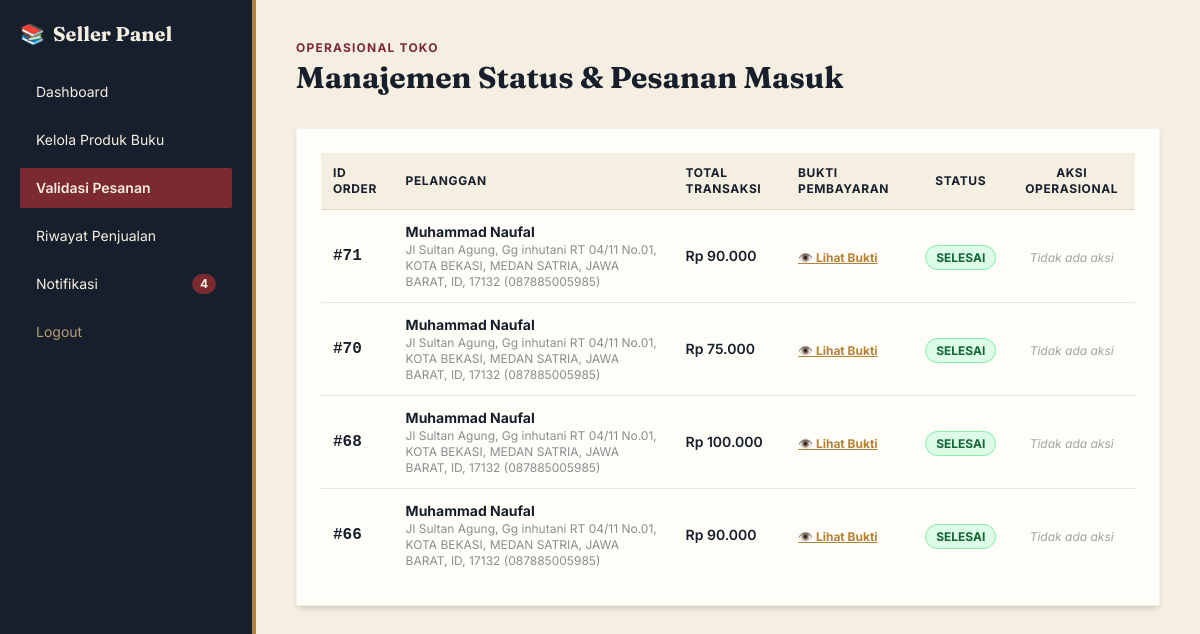
The page /seller/validasi_penjual.php (signed in) on the database its author committed.
### tables this page shows
CREATE TABLE `orders` (
  `id` int(11) NOT NULL,
  `buyer_id` int(11) NOT NULL,
  `seller_id` int(11) NOT NULL,
  `total_amount` decimal(10,2) NOT NULL,
  `status` enum('pending','paid','shipped','completed','cancelled') DEFAULT 'pending',
  `address` text NOT NULL,
  `phone` varchar(20) NOT NULL,
  `created_at` timestamp NOT NULL DEFAULT current_timestamp()
);

CREATE TABLE `users` (
  `id` int(11) NOT NULL,
  `name` varchar(100) NOT NULL,
  `email` varchar(100) NOT NULL,
  `password` varchar(255) NOT NULL,
  `full_name` varchar(100) DEFAULT NULL,
  `phone` varchar(20) DEFAULT NULL,
  `address` text DEFAULT NULL,
  `role` enum('admin','seller','buyer') NOT NULL,
  `created_at` timestamp NOT NULL DEFAULT current_timestamp(),
  `is_verified` tinyint(1) DEFAULT 0
);

### config/notification_helper.php (called while the page is built, shortened)
<?php
require_once __DIR__ . '/database.php';
function getUnreadNotificationCount($userId, $userType) {
    global $db;
    $query = "SELECT COUNT(*) as count FROM notifications
              WHERE user_id = ? AND user_type = ? AND is_read = FALSE";
    $stmt = mysqli_prepare($db, $query);
    mysqli_stmt_bind_param($stmt, "is", $userId, $userType);
    mysqli_stmt_execute($stmt);
    $result = mysqli_stmt_get_result($stmt);
    $row = mysqli_fetch_assoc($result);
    return $row['count'];
}
?>

### seller/validasi_penjual.php (the view, shortened to what this page needs)
<?php
include '../config/database.php';
require_once '../config/notification_helper.php';
$seller_id = $_SESSION['user_id'];
$unread_notifications = getUnreadNotificationCount($seller_id, 'seller');
$query_orders = mysqli_query($db, "SELECT o.id AS order_id, o.total_amount, o.status, o.created_at, o.address, o.phone,
                                          u.name AS nama_pembeli, p.proof
                                   FROM orders o
                                   JOIN users u ON o.buyer_id = u.id
                                   LEFT JOIN payments p ON o.id = p.order_id
                                   WHERE o.seller_id = '$seller_id'
                                   ORDER BY o.id DESC");
?>
<!DOCTYPE html>
<html lang="id">
<head>
    <script src="https://cdn.tailwindcss.com"></script>
</head>
<body class="bg-paper flex min-h-screen font-sans text-ink">
    <div class="bg-ink text-paper w-64 min-h-screen p-5 space-y-6 shrink-0 border-r-4 border-brass">
        <h2 class="text-xl font-serif font-bold flex items-center gap-2"><span class="text-brass-light">📚</span> Seller Panel</h2>
        <nav class="space-y-2 flex flex-col text-sm">
            <a href="index.php" class="hover:bg-ink-light px-4 py-2.5 rounded-sm transition">Dashboard</a>
            <a href="manage_products.php" class="hover:bg-ink-light px-4 py-2.5 rounded-sm transition">Kelola Produk Buku</a>
            <a href="validasi_penjual.php" class="bg-maroon px-4 py-2.5 rounded-sm font-semibold">Validasi Pesanan</a>
            <a href="sales_history.php" class="hover:bg-ink-light px-4 py-2.5 rounded-sm transition">Riwayat Penjualan</a>
            <a href="read_notification.php" class="hover:bg-ink-light px-4 py-2.5 rounded-sm transition flex items-center justify-between">
                <span>Notifikasi</span>
                <?php if ($unread_notifications > 0): ?>
                    <span class="bg-maroon text-paper text-xs font-bold px-2 py-0.5 rounded-full">
                        <?= $unread_notifications > 9 ? '9+' : $unread_notifications; ?>
                    </span>
                <?php endif; ?>
            </a>
            <a href="../auth/logout.php" class="text-brass-light/80 hover:bg-ink-light px-4 py-2.5 rounded-sm mt-10 transition">Logout</a>
        </nav>
    </div>
    <div class="flex-1 p-10 overflow-x-auto">
        <div class="mb-8">
            <p class="text-xs font-bold uppercase tracking-widest text-maroon mb-1">Operasional Toko</p>
            <h1 class="text-3xl font-serif font-bold text-ink">Manajemen Status & Pesanan Masuk</h1>
        </div>
        <div class="bg-card p-6 rounded-sm shadow-md border border-ink/5 overflow-x-auto">
            <table class="w-full border-collapse">
                <thead>
                    <tr class="border-b border-ink/10 text-left text-xs uppercase font-bold tracking-wider bg-paper">
                        <th class="p-3">ID Order</th>
                        <th class="p-3">Pelanggan</th>
                        <th class="p-3">Total Transaksi</th>
                        <th class="p-3">Bukti Pembayaran</th>
                        <th class="p-3 text-center">Status</th>
                        <th class="p-3 text-center">Aksi Operasional</th>
                    </tr>
                </thead>
                <tbody class="divide-y divide-ink/10">
                    <?php if (mysqli_num_rows($query_orders) > 0) : ?>
                        <?php while($row = mysqli_fetch_assoc($query_orders)) :
                            $status_db = isset($row['status']) ? strtolower(trim($row['status'])) : '';
                        ?>
                        <tr class="hover:bg-paper/40 transition">
                            <td class="p-3 font-mono font-bold">#<?= $row['order_id']; ?></td>
                            <td class="p-3 text-sm">
                                <p class="font-bold"><?= htmlspecialchars($row['nama_pembeli']); ?></p>
                                <p class="text-xs text-ink/50"><?= htmlspecialchars($row['address']); ?> (<?= htmlspecialchars($row['phone']); ?>)</p>
                            </td>
                            <td class="p-3 text-sm font-semibold">Rp <?= number_format($row['total_amount'], 0, ',', '.'); ?></td>
                            <td class="p-3">
                                <?php if($row['proof'] && $row['proof'] != 'no_image.png') : ?>
                                    <a href="../assets/uploads/<?= $row['proof']; ?>" target="_blank" class="text-xs text-brass font-bold underline hover:text-maroon">👁️ Lihat Bukti</a>
                                <?php else : ?>
                                    <span class="text-xs italic text-ink/40">Belum ada bukti</span>
                                <?php endif; ?>
                            </td>
                            <td class="p-3 text-center">
                                <?php if ($status_db == 'pending' || $status_db == 'menunggu pembayaran') : ?>
                                    <span class="text-xs font-bold px-2.5 py-1 rounded-full uppercase bg-yellow-100 text-yellow-800 border border-yellow-300">
                                        Menunggu Pembayaran
                                    </span>
                                <?php elseif ($status_db == 'paid' || $status_db == 'diproses') : ?>
                                    <span class="text-xs font-bold px-2.5 py-1 rounded-full uppercase bg-blue-100 text-blue-800 border border-blue-300">
                                        Diproses
                                    </span>
                                <?php elseif ($status_db == 'shipped' || $status_db == 'sedang dikirim') : ?>
                                    <span class="text-xs font-bold px-2.5 py-1 rounded-full uppercase bg-orange-100 text-orange-800 border border-orange-300">
                                        Sedang Dikirim
                                    </span>
                                <?php elseif ($status_db == 'completed' || $status_db == 'selesai') : ?>
                                    <span class="text-xs font-bold px-2.5 py-1 rounded-full uppercase bg-green-100 text-green-800 border border-green-300">
                                        Selesai
                                    </span>
                                <?php else : ?>
                                    <span class="text-xs font-bold px-2.5 py-1 rounded-full uppercase bg-gray-100 text-gray-800 border border-gray-300">
                                        Kosong
                                    </span>
                                <?php endif; ?>
                            </td>
                            <td class="p-3 text-center">
                                <?php if ($status_db == 'paid' || $status_db == 'diproses') : ?>
                                    <a href="validasi_penjual.php?action=ship&order_id=<?= $row['order_id']; ?>" class="bg-orange-500 hover:bg-orange-600 text-white font-bold text-xs px-3 py-1.5 rounded transition shadow-sm">
                                        🚚 Kirim Barang
                                    </a>
                                <?php elseif ($status_db == 'shipped' || $status_db == 'sedang dikirim') : ?>
                                    <a href="validasi_penjual.php?action=complete&order_id=<?= $row['order_id']; ?>" class="bg-sage hover:bg-ink text-white font-bold text-xs px-3 py-1.5 rounded transition shadow-sm">
                                        ✓ Selesaikan Pesanan
                                    </a>
                                <?php else : ?>
                                    <span class="text-xs italic text-ink/40">Tidak ada aksi</span>
                                <?php endif; ?>
                            </td>
                        </tr>
                        <?php endwhile; ?>
                    <?php else : ?>
                        <tr>
                            <td colspan="6" class="text-center py-6 italic text-ink/40">Belum ada pesanan masuk.</td>
                        </tr>
                    <?php endif; ?>
                </tbody>
            </table>
        </div>
    </div>
</body>
</html>

### seller/validasi_penjual.php (style rules this page uses)
body { background-color: #F5EFE2; background-image: radial-gradient(#00000008 1px, transparent 1px); background-size: 22px 22px; }

### rows shown on the page
orders: id "71", buyer.name "Muhammad Naufal", address "Jl Sultan Agung, Gg inhutani RT 04/11 No.01, KOTA BEKASI, MEDAN SATRIA, JAWA BARAT, ID, 17132", phone "087885005985", total_amount "90.000", status "SELESAI"
orders: id "70", buyer.name "Muhammad Naufal", address "Jl Sultan Agung, Gg inhutani RT 04/11 No.01, KOTA BEKASI, MEDAN SATRIA, JAWA BARAT, ID, 17132", phone "087885005985", total_amount "75.000", status "SELESAI"
orders: id "68", buyer.name "Muhammad Naufal", address "Jl Sultan Agung, Gg inhutani RT 04/11 No.01, KOTA BEKASI, MEDAN SATRIA, JAWA BARAT, ID, 17132", phone "087885005985", total_amount "100.000", status "SELESAI"
orders: id "66", buyer.name "Muhammad Naufal", address "Jl Sultan Agung, Gg inhutani RT 04/11 No.01, KOTA BEKASI, MEDAN SATRIA, JAWA BARAT, ID, 17132", phone "087885005985", total_amount "90.000", status "SELESAI"

### other values the page prints
$unread_notifications "4"
